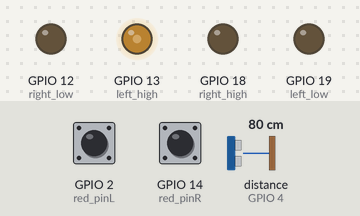
Bench run of a program on a simulated Raspberry Pi (BCM pin numbers). Shown: output pins drawn as LEDs (lit = HIGH). Inputs (shaded band) come from the test bench; at power-on: distance to the obstacle (sensor on GPIO 4) 80 cm, GPIO 2 (red_pinL) HIGH, GPIO 14 (red_pinR) HIGH. The echo pulse lasts 58.3 µs per cm; the clock reads 2024-03-15 10:24:30 at power-on unless the program sets it; pins used as bus, display or sensor lines are not drawn.

Above: at 1.2 s.
1.3 s: distance to the obstacle (sensor on GPIO 4) set to 44 cm
2.8 s: distance to the obstacle (sensor on GPIO 4) set to 37 cm
At 4.3 s:
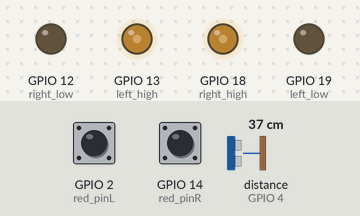
Timing chart, 0 to 5.8 s (numbered marks = the images above; inputs shaded):
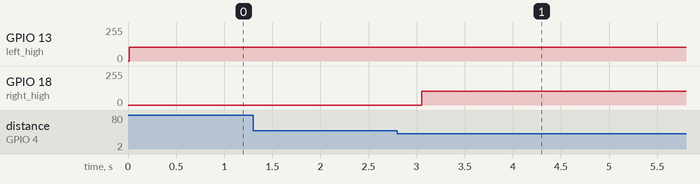

The program:

implement.py
```python
import wiringpi
import time

"""
Connect it. Make it when left_high=HIGH left_low=LOW right_high=HIGH right_low=LOW
the car is forward.
"""

# all the below are use GPIO
left_high = 13
left_low = 19
right_high = 18
right_low = 12
speed_scale = 40 # PWM speed

# about Voice
trig_pin = 3
echo_pin = 4
sampleNum = 2

# about Red
red_pinL = 2 # Left one
red_pinR = 14 # Right One

# about border
right_d = 40 # turn right distance
left_dL = 1000 # turn left consider the distance will be very big when very close

def init():
    wiringpi.wiringPiSetupGpio()
    # pin Mode about car
    wiringpi.pinMode(left_high,wiringpi.GPIO.OUTPUT)
    wiringpi.pinMode(left_low,wiringpi.GPIO.OUTPUT)
    wiringpi.pinMode(right_high,wiringpi.GPIO.OUTPUT)
    wiringpi.pinMode(right_low,wiringpi.GPIO.OUTPUT)
    # pin Mode about Red
    wiringpi.pinMode(red_pinL, wiringpi.GPIO.INPUT)
    wiringpi.pinMode(red_pinR, wiringpi.GPIO.INPUT)
    # pin Mode about Voc
    wiringpi.pinMode(trig_pin, wiringpi.GPIO.OUTPUT)
    wiringpi.pinMode(echo_pin, wiringpi.GPIO.INPUT)
    # create PWM
    wiringpi.softPwmCreate(left_high,0,100)
    wiringpi.softPwmCreate(left_low,0,100)
    wiringpi.softPwmCreate(right_high,0,100)
    wiringpi.softPwmCreate(right_low,0,100)

def getDistance():
    wiringpi.digitalWrite(trig_pin,1) # write HIGH
    time.sleep(0.000015) # send 15 us
    wiringpi.digitalWrite(trig_pin,0) # write LOW
    while not wiringpi.digitalRead(echo_pin):
        pass
    t1 = time.time() # start at HIGH begin
    while wiringpi.digitalRead(echo_pin):
        pass
    t2 = time.time() # end at HIGH end
    distance = (t2-t1)*34000/2
    return distance

def getAvaDistance(): # get ava distance
    avaDistance = 0
    for i in range(0,sampleNum):
        avaDistance += getDistance()
    return (avaDistance/2)


def forward(t):# car forward
    wiringpi.softPwmWrite(left_high,speed_scale)
    wiringpi.softPwmWrite(left_low,0)
    wiringpi.softPwmWrite(right_high,speed_scale)
    wiringpi.softPwmWrite(right_low,0)
    wiringpi.delay(t*100)

def back(t): # back
    wiringpi.softPwmWrite(left_high,0)
    wiringpi.softPwmWrite(left_low,speed_scale)
    wiringpi.softPwmWrite(right_high,0)
    wiringpi.softPwmWrite(right_low,speed_scale)
    wiringpi.delay(t*100)

def stop(t): # stop
    wiringpi.softPwmWrite(left_high,0)
    wiringpi.softPwmWrite(left_low,0)
    wiringpi.softPwmWrite(right_high,0)
    wiringpi.softPwmWrite(right_low,0)
    wiringpi.delay(t*100)

def turnRight(t): # turn right the car
    wiringpi.softPwmWrite(left_high,speed_scale)
    wiringpi.softPwmWrite(left_low,0)
    wiringpi.softPwmWrite(right_high,0)
    wiringpi.softPwmWrite(right_low,0)
    wiringpi.delay(t*100)

def turnLeft(t): # turn left the car
    wiringpi.softPwmWrite(left_high,0)
    wiringpi.softPwmWrite(left_low,0)
    wiringpi.softPwmWrite(right_high,speed_scale)
    wiringpi.softPwmWrite(right_low,0)
    wiringpi.delay(t*100)


def main():
    init()

    while True:
        distance = getAvaDistance() # get ava distance
        lf = wiringpi.digitalRead(red_pinL) # left Red
        rf = wiringpi.digitalRead(red_pinR) # right Red
        if (distance>right_d):
            turnRight(5)
        elif lf==0 and rf==0 and (distance<right_d or distance>left_dL):
            back(1)
            turnLeft(5)
        elif lf==0 and rf==1:
            back(0.5)
            turnRight(1)
        elif rf==0 and lf==1:
            back(0.5)
            turnLeft(1)
        else:
            forward(5)


if __name__ == "__main__":
    main()
```

Measured:
- the behaviour switches between 41 and 40 cm on distance to the obstacle (sensor on GPIO 4) (found by bisection; images 0 and 1)
- after the input at 1.3 s, every drawn part: stays the same
- after the input at 2.8 s, GPIO 18 (right_high): 0/255 → 102/255 after 0.26 s
